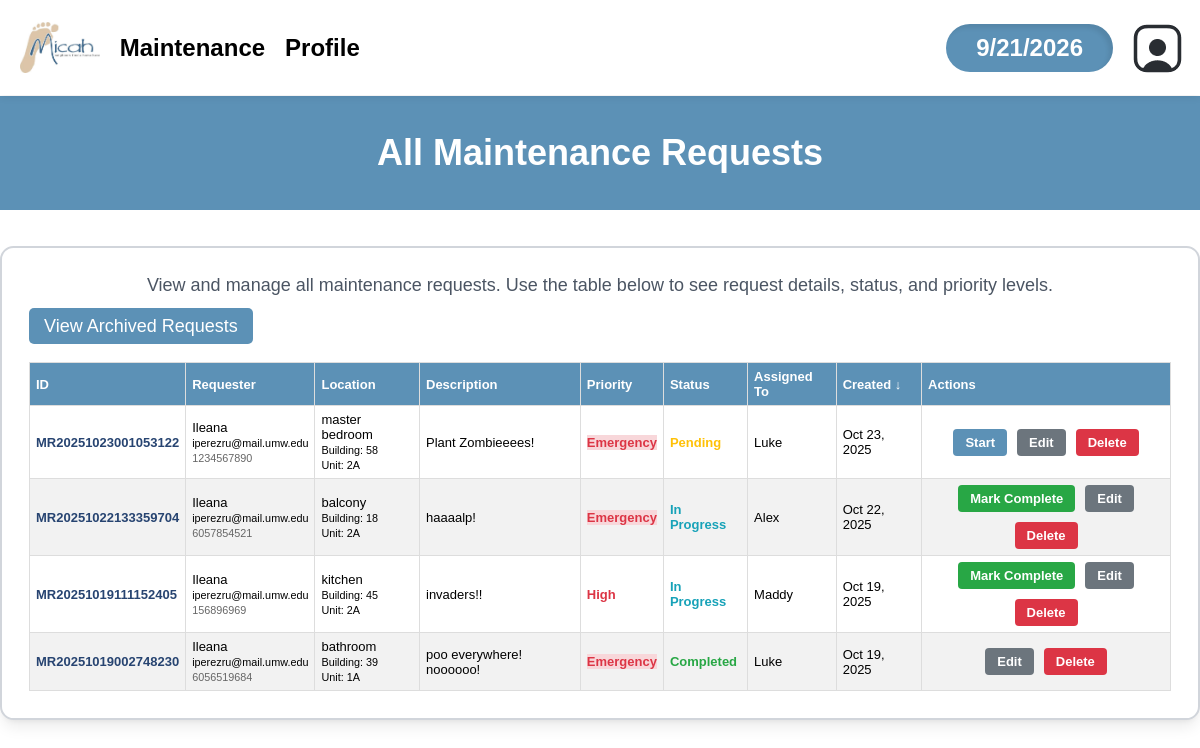
Page /viewAllMaintenanceRequests.php (signed in) on the committed database.
### tables this page shows
CREATE TABLE `dbmaintenancerequests` (
  `id` varchar(256) NOT NULL,
  `requester_name` varchar(100) NOT NULL,
  `requester_email` varchar(100) DEFAULT NULL,
  `requester_phone` varchar(20) DEFAULT NULL,
  `location` varchar(100) DEFAULT NULL,
  `building` varchar(50) DEFAULT NULL,
  `unit` varchar(50) DEFAULT NULL,
  `description` text NOT NULL,
  `priority` enum('Low','Medium','High','Emergency') DEFAULT 'Medium',
  `status` enum('Pending','In Progress','Completed','Cancelled') DEFAULT 'Pending',
  `assigned_to` varchar(100) DEFAULT NULL,
  `created_at` timestamp NOT NULL DEFAULT current_timestamp(),
  `updated_at` timestamp NOT NULL DEFAULT current_timestamp() ON UPDATE current_timestamp(),
  `completed_at` timestamp NULL DEFAULT NULL,
  `notes` text DEFAULT NULL,
  `archived` tinyint(1) NOT NULL DEFAULT 0
);

### database/dbMaintenanceRequests.php (called while the page is built, shortened)
<?php
include_once(dirname(__FILE__).'/../domain/MaintenanceRequest.php');
function get_all_maintenance_requests($limit = null, $offset = 0, $sort_by = 'created_at', $sort_order = 'DESC', $archived = false) {
    $con = connect();
    $allowed_sort_columns = ['id', 'requester_name', 'location', 'building', 'priority', 'status', 'assigned_to', 'created_at'];
    $sort_order = strtoupper($sort_order);
    $offset = max(0, (int)$offset);
    $archived_value = $archived ? 1 : 0;
    $query = "SELECT * FROM dbmaintenancerequests
              WHERE archived = " . (int)$archived_value . "
              ORDER BY " . $sort_by . " " . $sort_order;
    if ($limit !== null) {
        $query .= " LIMIT " . (int)$limit . " OFFSET " . $offset;
    }
    $result = mysqli_query($con, $query);
    $requests = array();
    while ($row = mysqli_fetch_array($result)) {
        $request = new MaintenanceRequest(
            $row['id'],
            $row['requester_name'],
            $row['requester_email'],
            $row['requester_phone'],
            $row['location'],
            $row['building'],
            $row['unit'],
            $row['description'],
            $row['priority'],
            $row['status'],
            $row['assigned_to'],
            $row['notes'],
            $row['archived']
        );
        $request->setCreatedAt($row['created_at']);
        $request->setUpdatedAt($row['updated_at']);
        if ($row['completed_at']) {
            $request->setCompletedAt($row['completed_at']);
        }
        $requests[] = $request;
    }
    return $requests;
}
?>

### domain/MaintenanceRequest.php (called while the page is built, shortened)
<?php
class MaintenanceRequest {
    private $id;
    private $requester_name;
    private $requester_email;
    private $requester_phone;
    private $location;
    private $building;
    private $unit;
    private $description;
    private $priority;
    private $status;
    private $assigned_to;
    private $created_at;
    public function __construct($id, $requester_name, $requester_email, $requester_phone,
                               $location, $building, $unit, $description, $priority = 'Medium',
                               $status = 'Pending', $assigned_to = '', $notes = '', $archived = 0) {
        $this->id = $id;
        $this->requester_name = $requester_name;
        $this->requester_email = $requester_email;
        $this->requester_phone = $requester_phone;
        $this->location = $location;
        $this->building = $building;
        $this->unit = $unit;
        $this->description = $description;
        $this->priority = $priority;
        $this->status = $status;
        $this->assigned_to = $assigned_to;
        $this->created_at = date('Y-m-d H:i:s');
    }
    public function getID() {
        return $this->id;
    }
    public function getRequesterName() {
        return $this->requester_name;
    }
    public function getRequesterEmail() {
        return $this->requester_email;
    }
    public function getRequesterPhone() {
        return $this->requester_phone;
    }
    public function getLocation() {
        return $this->location;
    }
    public function getBuilding() {
        return $this->building;
    }
    public function getUnit() {
        return $this->unit;
    }
    public function getDescription() {
        return $this->description;
    }
    public function getPriority() {
        return $this->priority;
    }
    public function getStatus() {
        return $this->status;
    }
    public function getAssignedTo() {
        return $this->assigned_to;
    }
    public function getCreatedAt() {
        return $this->created_at;
    }
    public function setCreatedAt($created_at) {
        $this->created_at = $created_at;
    }
}

### viewAllMaintenanceRequests.php (the view, shortened to what this page needs)
<?php
    $accessLevel = 0;
    if (isset($_SESSION['_id'])) {
        $accessLevel = $_SESSION['access_level'];
    }
    require_once('database/dbMaintenanceRequests.php');
    $items_per_page = 15;
    $current_page = isset($_GET['page']) ? (int)$_GET['page'] : 1;
    $sort_by = $_GET['sort'] ?? 'created_at';
    $sort_order = $_GET['order'] ?? 'DESC';
    $view_archived = filter_input(INPUT_GET, 'archived', FILTER_VALIDATE_INT) === 1;
    $offset = ($current_page - 1) * $items_per_page;
    $maintenance_requests = get_all_maintenance_requests($items_per_page, $offset, $sort_by, $sort_order, $view_archived);
    function getSortUrl($column) {
    global $sort_by, $sort_order, $current_page, $view_archived;
    $new_order = ($sort_by == $column && strtoupper($sort_order) == 'ASC') ? 'DESC' : 'ASC';
    $archived_qs = $view_archived ? '&archived=1' : '';
    return "?page=" . $current_page . "&sort=" . $column . "&order=" . $new_order . $archived_qs;
    }
    function getSortArrow($column) {
        global $sort_by, $sort_order;
        if ($sort_by == $column) {
            return $sort_order == 'ASC' ? ' ↑' : ' ↓';
        }
        return '';
    }
?>
<!DOCTYPE html>
<html lang="en">
<head>     <link rel="icon" type="image/png" href="images/micah-favicon.png">
  <link href="css/base.css?v=<?php echo time(); ?>" rel="stylesheet">
<?php
require_once('header.php');
?>
</head>
<body>
  <div class="hero-header">
    <div class="center-header">
      <h1><?php echo $view_archived ? 'Archived Maintenance Requests' : 'All Maintenance Requests'; ?></h1>
    </div>
  </div>
  <main>
    <div class="sections">
      <div class="text-section">
        <div class="main-content-box p-6">
          <p class="secondary-text" style="margin-bottom: 20px;">
            View and manage all maintenance requests. Use the table below to see request details, status, and priority levels.
          </p>
                    <?php
        $self = htmlspecialchars(basename($_SERVER['PHP_SELF']));
        ?>
        <div style="margin-bottom: 15px;">
        <?php if (!$view_archived): ?>
            <a href="<?php echo $self; ?>?archived=1"
            style="background-color: var(--main-color);color:white;padding:8px 15px;border-radius:5px;text-decoration:none;">
            View Archived Requests
            </a>
        <?php endif; ?>
        </div>
        <?php if (empty($maintenance_requests)): ?>
            <div style="margin-top: 20px; padding: 20px; background-color: #f8f9fa; border: 1px solid #dee2e6; border-radius: 5px;">
                <p><strong>No maintenance requests found.</strong></p>
                <p>Click "Create New Request" to add the first maintenance request.</p>
            </div>
        <?php else: ?>
            <div class="overflow-x-auto">
                <table class="sortable-table">
                <thead>
                    <tr>
                        <th><a href="<?php echo getSortUrl('id'); ?>" style="color: #274471; text-decoration: none;">ID<?php echo getSortArrow('id'); ?></a></th>
                        <th><a href="<?php echo getSortUrl('requester_name'); ?>" style="color: #274471; text-decoration: none;">Requester<?php echo getSortArrow('requester_name'); ?></a></th>
                        <th><a href="<?php echo getSortUrl('location'); ?>" style="color: #274471; text-decoration: none;">Location<?php echo getSortArrow('location'); ?></a></th>
                        <th>Description</th>
                        <th><a href="<?php echo getSortUrl('priority'); ?>" style="color: #274471; text-decoration: none;">Priority<?php echo getSortArrow('priority'); ?></a></th>
                        <th><a href="<?php echo getSortUrl('status'); ?>" style="color: #274471; text-decoration: none;">Status<?php echo getSortArrow('status'); ?></a></th>
                        <th><a href="<?php echo getSortUrl('assigned_to'); ?>" style="color: #274471; text-decoration: none;">Assigned To<?php echo getSortArrow('assigned_to'); ?></a></th>
                        <th><a href="<?php echo getSortUrl('created_at'); ?>" style="color: #274471; text-decoration: none;">Created<?php echo getSortArrow('created_at'); ?></a></th>
                        <th>Actions</th>
                    </tr>
                </thead>
                <tbody>
                    <?php foreach ($maintenance_requests as $request): ?>
                        <tr>
                            <td><a href="manageMaintenanceRequest.php?id=<?php echo urlencode($request->getID()); ?>" style="color: #274471; text-decoration: none; font-weight: bold;"><?php echo htmlspecialchars($request->getID()); ?></a></td>
                            <td>
                                <?php echo htmlspecialchars($request->getRequesterName()); ?><br>
                                <small><?php echo htmlspecialchars($request->getRequesterEmail()); ?></small><br>
                                <small style="color: #666;"><?php echo htmlspecialchars($request->getRequesterPhone()); ?></small>
                            </td>
                            <td>
                                <?php echo htmlspecialchars($request->getLocation()); ?>
                                <?php if ($request->getBuilding()): ?>
                                    <br><small>Building: <?php echo htmlspecialchars($request->getBuilding()); ?></small>
                                <?php endif; ?>
                                <?php if ($request->getUnit()): ?>
                                    <br><small>Unit: <?php echo htmlspecialchars($request->getUnit()); ?></small>
                                <?php endif; ?>
                            </td>
                            <td><?php echo htmlspecialchars(substr($request->getDescription(), 0, 100)) . (strlen($request->getDescription()) > 100 ? '...' : ''); ?></td>
                            <td>
                                <span class="priority-<?php echo strtolower($request->getPriority()); ?>">
                                    <?php echo htmlspecialchars($request->getPriority()); ?>
                                </span>
                            </td>
                            <td>
                                <span class="status-<?php echo strtolower(str_replace(' ', '-', $request->getStatus())); ?>">
                                    <?php echo htmlspecialchars($request->getStatus()); ?>
                                </span>
                            </td>
                            <td><?php echo htmlspecialchars($request->getAssignedTo() ?: 'Unassigned'); ?></td>
                            <td><?php echo date('M j, Y', strtotime($request->getCreatedAt())); ?></td>
<td style="text-align:center;">
    <div style="display:flex; justify-content:center; gap:10px; flex-wrap:wrap;">
    <?php if (!$view_archived): ?>
        <?php if (strtolower($request->getStatus()) === 'pending' && ($accessLevel == 1 || $accessLevel == 2 || $accessLevel == 3)): ?>
            <a href="startMaintenanceRequest.php?id=<?php echo urlencode($request->getID()); ?>"
               style="background-color:var(--main-color);color:white;padding:6px 12px;border-radius:4px;
                      text-decoration:none;font-weight:bold;flex-shrink:0;">
               Start
            </a>
        <?php endif; ?>
    <?php if (strtolower($request->getStatus()) === 'in progress'): ?>
        <a href="completeMaintenanceRequest.php?id=<?php echo urlencode($request->getID()); ?>"
        style="background-color:#28a745;color:white;padding:6px 12px;border-radius:4px;
                text-decoration:none;font-weight:bold;flex-shrink:0;">
        Mark Complete
        </a>
    <?php endif; ?>
        <a href="manageMaintenanceRequest.php?id=<?php echo urlencode($request->getID()); ?>&edit=1"
           style="background-color:#6c757d;color:white;padding:6px 12px;border-radius:4px;
                  text-decoration:none;font-weight:bold;transition:background-color 0.2s;flex-shrink:0;"
           onmouseover="this.style.backgroundColor='#5a6268';"
           onmouseout="this.style.backgroundColor='#6c757d';">
           Edit
        </a>
        <a href="deleteMaintenanceRequest.php?id=<?php echo urlencode($request->getID()); ?>"
           style="background-color:#dc3545;color:white;padding:6px 12px;border-radius:4px;
                  text-decoration:none;font-weight:bold;flex-shrink:0;">
           Delete
        </a>
    </div>
    <?php endif; ?>
    </div>
                    <?php endforeach; ?>
        <?php endif; ?>
  </main>
</body>
</html>

### rows in the picture
dbmaintenancerequests: id "MR20251023001053122", requester_name "Ileana", requester_email "iperezru@mail.umw.edu", requester_phone "1234567890", location "master bedroom", building "58", unit "2A", description "Plant Zombieeees!", priority "Emergency", status "Pending", assigned_to "Luke", created_at "Oct 23, 2025"
dbmaintenancerequests: id "MR20251022133359704", requester_name "Ileana", requester_email "iperezru@mail.umw.edu", requester_phone "6057854521", location "balcony", building "18", unit "2A", description "haaaalp!", priority "Emergency", status "In Progress", assigned_to "Alex", created_at "Oct 22, 2025"
dbmaintenancerequests: id "MR20251019111152405", requester_name "Ileana", requester_email "iperezru@mail.umw.edu", requester_phone "156896969", location "kitchen", building "45", unit "2A", description "invaders!!", priority "High", status "In Progress", assigned_to "Maddy", created_at "Oct 19, 2025"
dbmaintenancerequests: id "MR20251019002748230", requester_name "Ileana", requester_email "iperezru@mail.umw.edu", requester_phone "6056519684", location "bathroom", building "39", unit "1A", description "poo everywhere! noooooo!", priority "Emergency", status "Completed", assigned_to "Luke", created_at "Oct 19, 2025"

### other values in the picture
getSortArrow('created_at') "↓"
